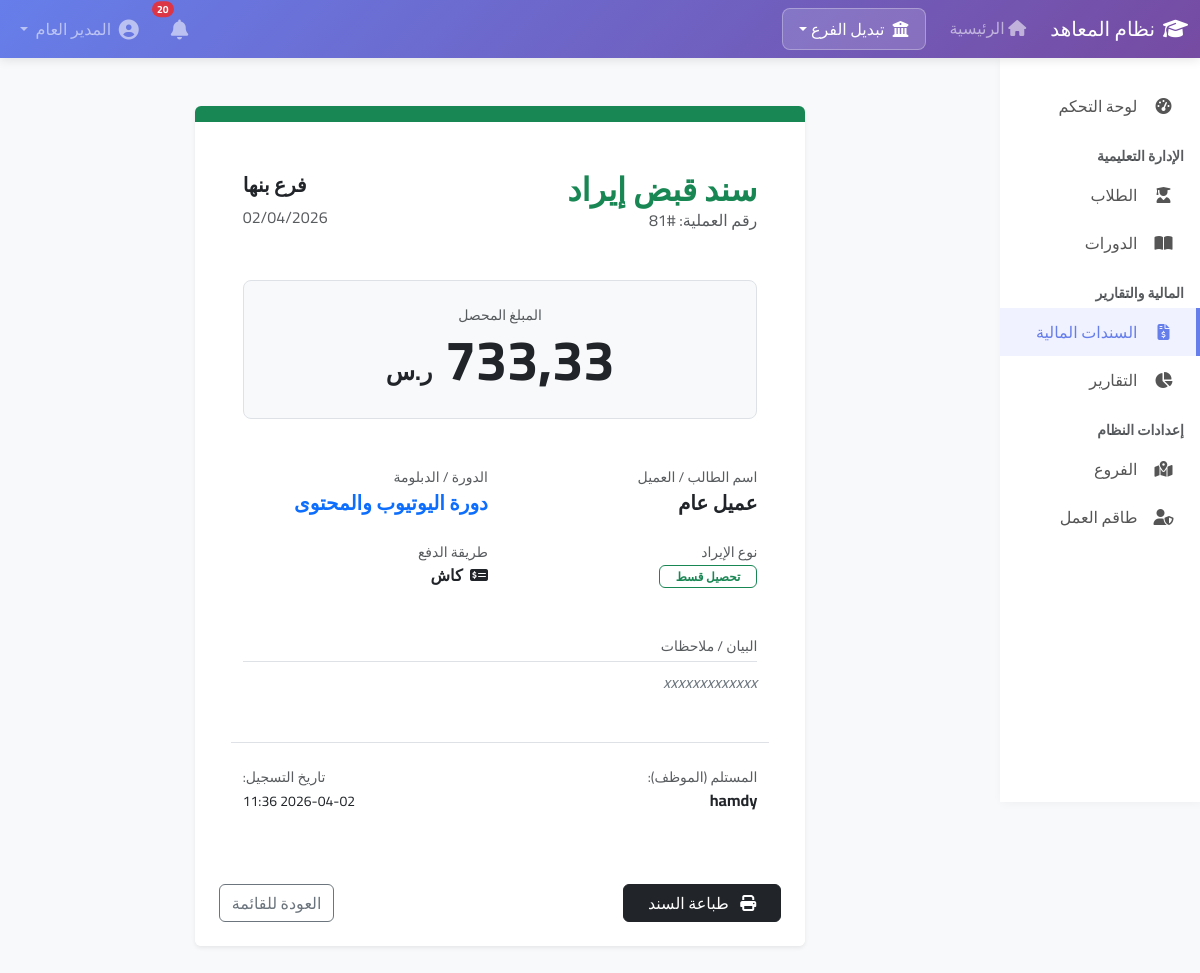
The app's page /transactions/income/81/ (signed in) with its own data.
### accounts/models.py (models this page shows, shortened)
class User(AbstractUser):
    USER_TYPE_CHOICES = [
        ('admin', 'مدير النظام'),
        ('branch_manager', 'مدير فرع'),
        ('employee', 'موظف'),
        ('regional_manager', 'مدير إقليمي'),  # إضافة هذا النوع
        ('accountant', 'محاسب'),
    ]
    user_type = models.CharField(max_length=20, choices=USER_TYPE_CHOICES, default='employee', verbose_name='نوع المستخدم')
    branch = models.ForeignKey(Branch, on_delete=models.SET_NULL, null=True, blank=True, verbose_name='الفرع')
    managed_branches = models.ManyToManyField(Branch, blank=True, related_name='regional_managers',
                                             verbose_name='الفروع التي يديرها')
    phone = models.CharField(max_length=20, blank=True, verbose_name='رقم الهاتف')
    is_active = models.BooleanField(default=True, verbose_name='نشط')
    created_at = models.DateTimeField(auto_now_add=True, verbose_name='تاريخ الإنشاء')
    email = models.EmailField(unique=True, verbose_name='البريد الإلكتروني')
    REQUIRED_FIELDS = ['email', 'first_name', 'last_name']  # الإيميل مطلوب أساسي
    class Meta:
        verbose_name = 'مستخدم'
        verbose_name_plural = 'المستخدمين'
    def is_admin(self):
        return self.user_type == 'admin'

### transactions/models.py (models this page shows, shortened)
class Income(models.Model):
    INCOME_TYPE_CHOICES = [
        ('registration', 'تسجيل جديد'),
        ('installment', 'تحصيل قسط'),
    ]
    PAYMENT_METHOD_CHOICES = [
        ('mada', 'مدى'),
        ('visa', 'فيزا'),
        ('bank_transfer', 'تحويل بنكي'),
    ]
    PAYMENT_LOCATION_CHOICES = [
        ('in_person', 'حضوري'),
        ('remote', 'عن بعد'),
    ]
    branch = models.ForeignKey(Branch, on_delete=models.CASCADE, verbose_name='الفرع')
    date = models.DateField(verbose_name='التاريخ')
    income_type = models.CharField(max_length=15, choices=INCOME_TYPE_CHOICES, verbose_name='نوع الإيراد')
    student = models.ForeignKey(Student, on_delete=models.CASCADE, verbose_name='الطالب')
    course = models.ForeignKey(Course, on_delete=models.CASCADE, verbose_name='الدورة/الدبلومة')
    amount = models.DecimalField(max_digits=10, decimal_places=2, verbose_name='المبلغ')
    installment = models.ForeignKey(
        'students.Installment',
        on_delete=models.SET_NULL,
        null=True,
        blank=True,
        verbose_name='القسط المرتبط'
    )
    payment_method = models.CharField(max_length=15, choices=PAYMENT_METHOD_CHOICES, verbose_name='طريقة الدفع')
    payment_location = models.CharField(max_length=10, choices=PAYMENT_LOCATION_CHOICES, verbose_name='مكان الدفع')
    bank_account_number = models.CharField(max_length=50, blank=True, null=True, verbose_name='رقم الحساب البنكي')
    collected_by = models.ForeignKey(User, on_delete=models.SET_NULL, null=True, verbose_name='حصل بواسطة')
    notes = models.TextField(blank=True, verbose_name='ملاحظات')
    created_at = models.DateTimeField(auto_now_add=True, verbose_name='تاريخ الإنشاء')
    enrollment = models.ForeignKey(
        'students.Enrollment',  # assuming Enrollment is in students app
        on_delete=models.CASCADE,
        null=True, blank=True,
        related_name='payments',
        verbose_name='التسجيل'
    )
    class Meta:
        verbose_name = 'إيراد'
        verbose_name_plural = 'الإيرادات'
        ordering = ['-date', '-created_at']

### branches/models.py (models this page shows, shortened)
class Branch(models.Model):
    name = models.CharField(max_length=100, verbose_name='اسم الفرع')
    code = models.CharField(max_length=10, unique=True, verbose_name='كود الفرع')
    address = models.TextField(blank=True, verbose_name='العنوان')
    phone = models.CharField(max_length=20, blank=True, verbose_name='رقم الهاتف')
    email = models.EmailField(blank=True, verbose_name='البريد الإلكتروني')
    is_active = models.BooleanField(default=True, verbose_name='نشط')
    created_at = models.DateTimeField(auto_now_add=True, verbose_name='تاريخ الإنشاء')

### courses/models.py (models this page shows, shortened)
class Course(models.Model):
    COURSE_TYPE_CHOICES = [
        ('diploma', 'دبلوم'),
        ('course', 'دورة'),
    ]
    name = models.CharField(max_length=200, verbose_name='اسم الدورة/الدبلومة')
    code = models.CharField(max_length=20, unique=True, verbose_name='كود الدورة')
    course_type = models.CharField(max_length=10, choices=COURSE_TYPE_CHOICES, verbose_name='النوع')
    description = models.TextField(blank=True, verbose_name='الوصف')
    price = models.DecimalField(max_digits=10, decimal_places=2, verbose_name='السعر')
    duration_days = models.PositiveIntegerField(default=30, verbose_name='المدة (بالأيام)')
    branches = models.ManyToManyField(Branch, related_name='courses', verbose_name='الفروع المتاحة')
    is_active = models.BooleanField(default=True, verbose_name='نشطة')
    created_at = models.DateTimeField(auto_now_add=True, verbose_name='تاريخ الإنشاء')
    class Meta:
        verbose_name = 'دورة/دبلومة'
        verbose_name_plural = 'الدورات والدبلومات'
        ordering = ['-created_at']

### transactions/views.py (the view)
# urls.py: path('income/<int:pk>/', views.income_detail, name='income_detail'),
@login_required
@permission_required('transactions.view_income', raise_exception=True)
def income_detail(request, pk):
    income = get_object_or_404(Income, pk=pk)
    user = request.user
    can_view = user.is_admin() or \
               (user.user_type == 'regional_manager' and income.branch in user.managed_branches.all()) or \
               (user.branch == income.branch)
    if not can_view:
        raise PermissionDenied
    return render(request, 'transactions/income_detail.html', {'income': income})

### templates/transactions/income_detail.html (shortened to what this page needs)
{% extends 'base.html' %}
{% block content %}
<div class="container py-4">
    <div class="row justify-content-center">
        <div class="col-lg-8">
            <div class="card border-0 shadow-sm overflow-hidden">
                <div class="bg-success py-2"></div>
                <div class="card-body p-5">
                    <div class="d-flex justify-content-between align-items-center mb-5">
                        <div>
                            <h2 class="fw-bold text-success mb-0">سند قبض إيراد</h2>
                            <span class="text-muted">رقم العملية: #{{ income.id }}</span>
                        </div>
                        <div class="text-end">
                            <h5 class="fw-bold">{{ income.branch.name }}</h5>
                            <p class="text-muted mb-0">{{ income.date|date:"d/m/Y" }}</p>
                        </div>
                    </div>
                    <div class="bg-light p-4 rounded-3 text-center mb-5 border">
                        <span class="d-block text-muted small text-uppercase">المبلغ المحصل</span>
                        <h1 class="display-4 fw-bold text-dark mb-0">{{ income.amount|floatformat:2 }} <small class="fs-4">ر.س</small></h1>
                    </div>
                    <div class="row g-4 mb-5">
                        <div class="col-md-6">
                            <label class="text-muted small d-block">اسم الطالب / العميل</label>
                            <span class="fw-bold fs-5">{{ income.student.get_full_name|default:"عميل عام" }}</span>
                        </div>
                        <div class="col-md-6">
                            <label class="text-muted small d-block">الدورة / الدبلومة</label>
                            <span class="fw-bold fs-5 text-primary">{{ income.course.name|default:"غير محدد" }}</span>
                        </div>
                        <div class="col-md-6">
                            <label class="text-muted small d-block">نوع الإيراد</label>
                            <span class="badge bg-outline-success text-success border-success border px-3">
                                {{ income.get_income_type_display }}
                            </span>
                        </div>
                        <div class="col-md-6">
                            <label class="text-muted small d-block">طريقة الدفع</label>
                            <span class="fw-bold"><i class="fas fa-money-check-alt me-1"></i> كاش</span>
                        </div>
                    </div>
                    <div class="mb-5">
                        <label class="text-muted small d-block border-bottom pb-1 mb-2">البيان / ملاحظات</label>
                        <p class="fst-italic text-secondary">{{ income.notes|default:"لا توجد ملاحظات إضافية" }}</p>
                    </div>
                    <div class="row pt-4 border-top">
                        <div class="col-6">
                            <small class="d-block text-muted">المستلم (الموظف):</small>
                            <span class="fw-bold">{{ income.collected_by.get_full_name|default:income.collected_by.username }}</span>
                        </div>
                        <div class="col-6 text-end">
                            <small class="d-block text-muted">تاريخ التسجيل:</small>
                            <span class="small">{{ income.created_at|date:"Y-m-d H:i" }}</span>
                        </div>
                    </div>
                </div>
                <div class="card-footer bg-white p-4 border-top-0 d-flex justify-content-between d-print-none">
                    <button onclick="window.print();" class="btn btn-dark px-4">
                        <i class="fas fa-print me-2"></i> طباعة السند
                    </button>
                    <a href="{% url 'transactions:income_list' %}" class="btn btn-outline-secondary">العودة للقائمة</a>
                </div>
            </div>
        </div>
    </div>
</div>
{% endblock %}

### templates/base.html (shortened to what this page needs)
<!DOCTYPE html>
<html lang="ar" dir="rtl">
<head>
    <link rel="stylesheet" href="https://cdn.jsdelivr.net/npm/bootstrap@5.3.2/dist/css/bootstrap.rtl.min.css">
    <link rel="stylesheet" href="https://cdnjs.cloudflare.com/ajax/libs/font-awesome/6.4.0/css/all.min.css">
</head>
<body>
    {% if user.is_authenticated %}
    <nav class="navbar navbar-expand-lg navbar-dark sticky-top">
        <div class="container-fluid">
            <a class="navbar-brand" href="{% url 'dashboard:dashboard' %}">
                <i class="fas fa-graduation-cap me-2"></i>نظام المعاهد
            </a>
            <div class="collapse navbar-collapse" id="navbarNav">
                <ul class="navbar-nav me-auto">
                    <li class="nav-item">
                        <a class="nav-link" href="{% url 'dashboard:dashboard' %}"><i class="fas fa-home"></i> الرئيسية</a>
                    </li>
                    {% if user.is_superuser or user.user_type == 'admin' or user.user_type == 'regional_manager' %}
                    <li class="nav-item dropdown">
                        <a class="nav-link dropdown-toggle px-3 mx-lg-3 d-flex align-items-center"
                           href="#" id="branchSwitch" role="button" data-bs-toggle="dropdown" aria-expanded="false">
                            <i class="fas fa-university me-2"></i>
                            <span>{% if branch %}{{ branch.name }}{% else %}تبديل الفرع{% endif %}</span>
                        </a>
                    </li>
                    {% endif %}
                </ul>
                <ul class="navbar-nav align-items-center">
                    <li class="nav-item dropdown me-3">
                        <a class="nav-link position-relative" href="#" id="notificationsDropdown" data-bs-toggle="dropdown">
                            <i class="fas fa-bell fa-lg"></i>
                            <span id="notification-badge" class="position-absolute top-0 start-100 translate-middle badge rounded-pill bg-danger {% if unread_notifications_count == 0 %}d-none{% endif %}">
                            </span>
                        </a>
                    </li>
                    <li class="nav-item dropdown">
                        <a class="nav-link dropdown-toggle" href="#" data-bs-toggle="dropdown">
                            <i class="fas fa-user-circle fa-lg me-1"></i> {{ user.get_full_name|default:user.username }}
                        </a>
                    </li>
                </ul>
            </div>
        </div>
    </nav>
    <div class="container-fluid">
        <div class="row">
            <div class="col-md-2 sidebar p-0 d-none d-md-block sticky-top">
                <div class="py-4">
                    <nav class="nav flex-column">
                        <a class="nav-link {% if request.resolver_match.url_name == 'dashboard' %}active{% endif %}" href="{% url 'dashboard:dashboard' %}">
                            <i class="fas fa-tachometer-alt"></i> لوحة التحكم
                        </a>
                        <div class="px-3 mt-3 mb-1 text-muted small fw-bold text-uppercase">الإدارة التعليمية</div>
                        <a class="nav-link {% if 'students' in request.path %}active{% endif %}" href="{% url 'students:student_list' %}">
                            <i class="fas fa-user-graduate"></i> الطلاب
                        </a>
                        <a class="nav-link {% if 'courses' in request.path %}active{% endif %}" href="{% url 'courses:course_list' %}">
                            <i class="fas fa-book-open"></i> الدورات
                        </a>
                        <div class="px-3 mt-3 mb-1 text-muted small fw-bold text-uppercase">المالية والتقارير</div>
                        <a class="nav-link {% if 'transactions' in request.path %}active{% endif %}" href="{% url 'transactions:income_list' %}">
                            <i class="fas fa-file-invoice-dollar"></i> السندات المالية
                        </a>
                        <a class="nav-link {% if 'reports' in request.path %}active{% endif %}" href="{% url 'reports:reports_dashboard' %}">
                            <i class="fas fa-chart-pie"></i> التقارير
                        </a>
                        {% if user.is_superuser or user.user_type == 'admin' %}
                        <div class="px-3 mt-3 mb-1 text-muted small fw-bold text-uppercase">إعدادات النظام</div>
                        <a class="nav-link {% if 'branches' in request.path %}active{% endif %}" href="{% url 'branches:branch_list' %}">
                            <i class="fas fa-map-marked-alt"></i> الفروع
                        </a>
                        <a class="nav-link {% if 'accounts' in request.path %}active{% endif %}" href="{% url 'accounts:user_list' %}">
                            <i class="fas fa-user-shield"></i> طاقم العمل
                        </a>
                        {% endif %}
                    </nav>
                </div>
            </div>
            <div class="col-md-10 p-4">
                <div class="content-wrapper">
                    {% block content %}{% endblock %}
                </div>
            </div>
        </div>
    </div>
    {% else %}
        {% block auth_content %}{% endblock %}
    {% endif %}
</body>
</html>

### templates/base.html (style rules this page uses)
* { font-family: 'Cairo', sans-serif; }
body { background-color: #f8f9fa; overflow-x: hidden; }
.navbar { background: linear-gradient(135deg, #667eea 0%, #764ba2 100%); box-shadow: 0 2px 10px rgba(0,0,0,0.1); z-index: 1050; }
#branchSwitch { background-color: rgba(255, 255, 255, 0.15); border: 1px solid rgba(255, 255, 255, 0.3); border-radius: 8px; color: #fff !important; transition: all 0.3s; }
.sidebar { background: #fff; box-shadow: 2px 0 10px rgba(0,0,0,0.05); z-index: 1000; position: sticky; top: 56px; height: calc(100vh - 56px); }
.sidebar .nav-link { color: #555; padding: 12px 20px; transition: all 0.3s; border-right: 4px solid transparent; }
.sidebar .nav-link:hover, .sidebar .nav-link.active { background: #f0f2ff; color: #667eea; border-right-color: #667eea; }
.sidebar .nav-link i { width: 25px; text-align: center; margin-left: 10px; }
#notification-badge { font-size: 0.65rem; padding: 0.25em 0.5em; }

### records on screen
User: get_full_name "المدير العام"
Income: id "81", branch.name "فرع بنها", date "02/04/2026", student.get_full_name "عميل عام", course.name "دورة اليوتيوب والمحتوى", income_type "تحصيل قسط", notes "xxxxxxxxxxxxx", collected_by.get_full_name "hamdy", created_at "2026-04-02 11:36"
